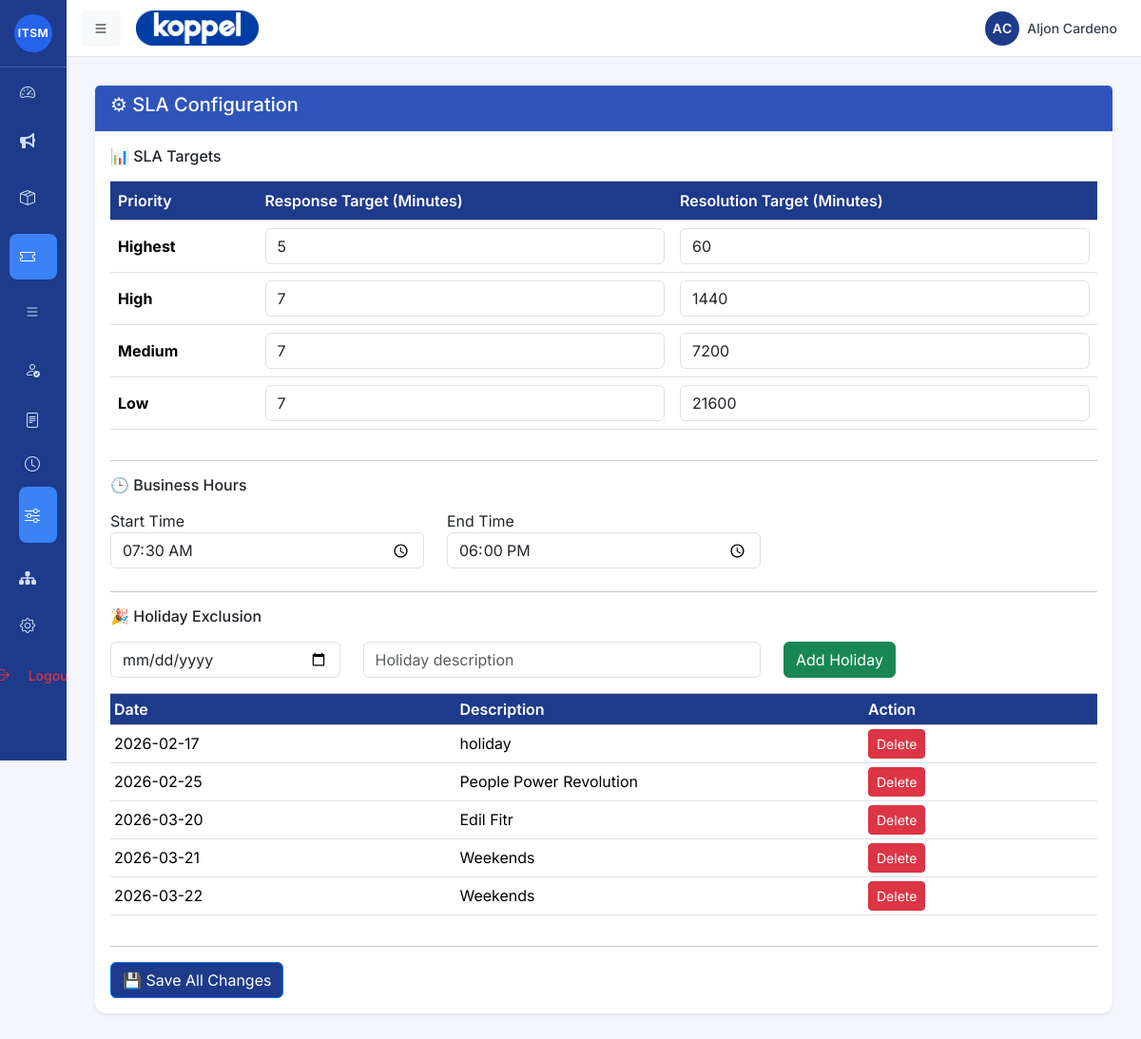
The page /admin/index.php?page=ticket/sla_settings (signed in) on the database as committed earlier.
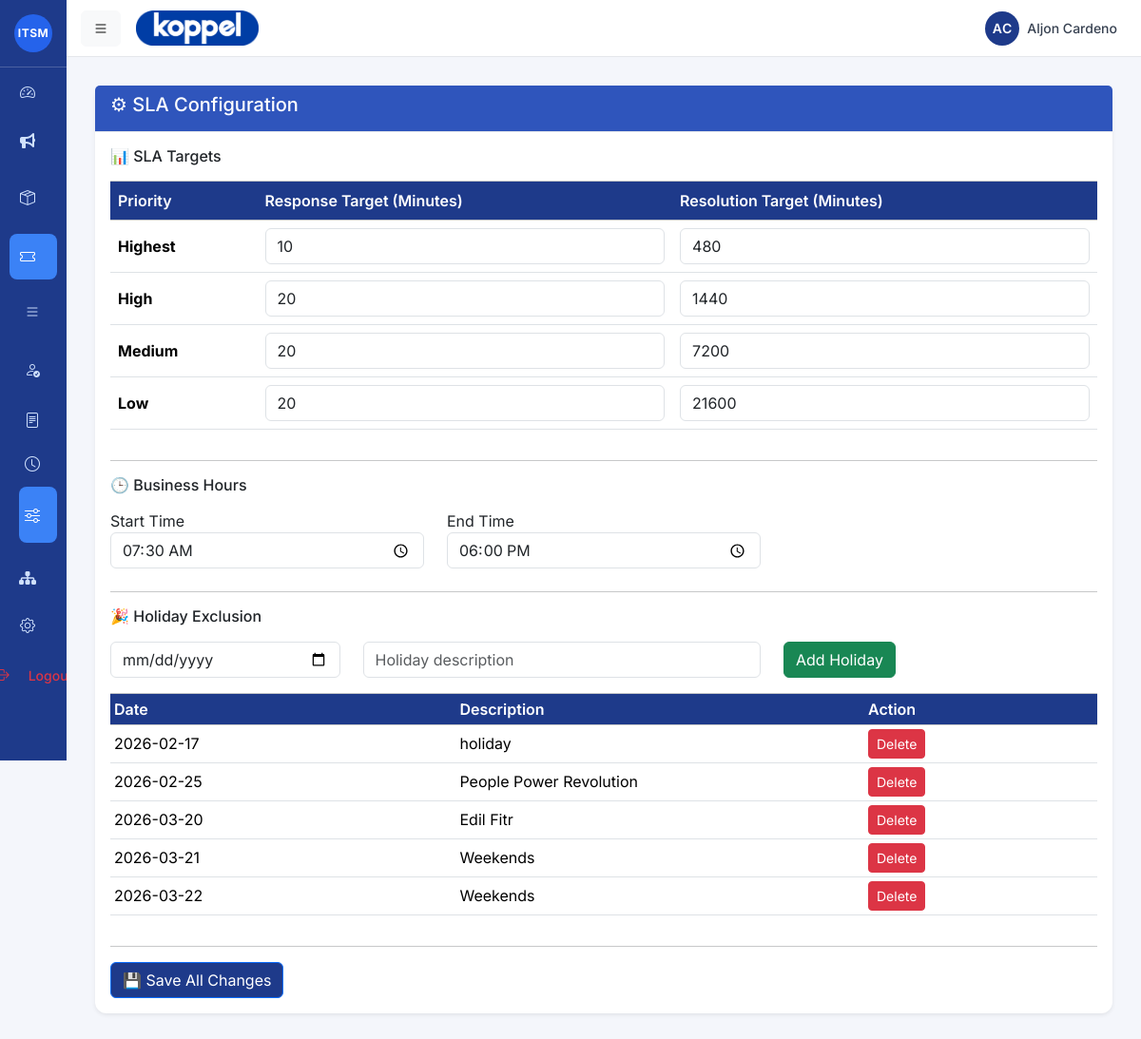
The same page on the database as committed later.
### tables this page shows
CREATE TABLE `sla_settings` (
  `id` int(11) NOT NULL,
  `priority` varchar(50) NOT NULL,
  `response_minutes` int(11) NOT NULL,
  `resolution_minutes` int(11) NOT NULL,
  `updated_at` timestamp NOT NULL DEFAULT current_timestamp() ON UPDATE current_timestamp()
);

### admin/ticket/sla_settings.php (the view, shortened to what this page needs)
<?php
include __DIR__ . '/../../includes/db.php';
$conn->query("
CREATE TABLE IF NOT EXISTS business_hours (
    id INT PRIMARY KEY DEFAULT 1,
    start_time TIME NOT NULL DEFAULT '07:30:00',
    end_time TIME NOT NULL DEFAULT '18:00:00'
)");
$conn->query("
INSERT IGNORE INTO business_hours (id,start_time,end_time)
VALUES (1,'07:30:00','18:00:00')
");
$conn->query("
CREATE TABLE IF NOT EXISTS holidays (
    id INT AUTO_INCREMENT PRIMARY KEY,
    holiday_date DATE NOT NULL UNIQUE,
    description VARCHAR(255) NULL
)");
$slaResult = $conn->query("
SELECT * FROM sla_settings
ORDER BY FIELD(priority,'highest','high','medium','low')
");
$business = $conn->query("SELECT * FROM business_hours WHERE id=1")->fetch_assoc();
$holidayResult = $conn->query("SELECT * FROM holidays ORDER BY holiday_date ASC");
?>
<div class="card shadow-sm mb-4">
<div class="card-header text-white">
<h5>⚙ SLA Configuration</h5>
</div>
<div class="card-body">
<form method="POST">
<h6 class="mb-3">📊 SLA Targets</h6>
<div class="table-responsive">
<table class="table table-bordered align-middle">
<thead class="table-light">
<tr>
<th>Priority</th>
<th>Response Target (Minutes)</th>
<th>Resolution Target (Minutes)</th>
</tr>
</thead>
<tbody>
<?php while ($row = $slaResult->fetch_assoc()): ?>
<tr>
<td><strong><?= ucfirst($row['priority']) ?></strong></td>
<td>
<input type="number"
class="form-control"
name="response[<?= $row['priority'] ?>]"
value="<?= $row['response_minutes'] ?>"
required>
</td>
<td>
<input type="number"
class="form-control"
name="resolution[<?= $row['priority'] ?>]"
value="<?= $row['resolution_minutes'] ?>"
required>
</td>
</tr>
<?php endwhile; ?>
</tbody>
</table>
</div>
<hr>
<h6 class="mb-3">🕒 Business Hours</h6>
<div class="row mb-4">
<div class="col-md-4">
<label>Start Time</label>
<input type="time" name="business_start"
class="form-control"
value="<?= $business['start_time'] ?>">
</div>
<div class="col-md-4">
<label>End Time</label>
<input type="time" name="business_end"
class="form-control"
value="<?= $business['end_time'] ?>">
</div>
</div>
<hr>
<h6 class="mb-3">🎉 Holiday Exclusion</h6>
<div class="row mb-3">
<div class="col-md-3">
<input type="date" name="holiday_date" class="form-control">
</div>
<div class="col-md-5">
<input type="text" name="holiday_desc" class="form-control" placeholder="Holiday description">
</div>
<div class="col-md-2">
<button class="btn btn-success">Add Holiday</button>
</div>
</div>
<div class="table-responsive">
<table class="table table-sm table-bordered">
<thead class="table-light">
<tr>
<th>Date</th>
<th>Description</th>
<th>Action</th>
</tr>
</thead>
<tbody>
<?php while($holiday = $holidayResult->fetch_assoc()): ?>
<tr>
<td><?= $holiday['holiday_date'] ?></td>
<td><?= htmlspecialchars($holiday['description']) ?></td>
<td>
<button name="delete_holiday"
value="<?= $holiday['id'] ?>"
class="btn btn-danger btn-sm">
Delete
</button>
</td>
</tr>
<?php endwhile; ?>
</tbody>
</table>
</div>
<hr>
<button class="btn btn-primary">💾 Save All Changes</button>
</form>
</div>
</div>

Rows that differ between the two databases and show on the page:
changed sla_settings "Highest": response_minutes "5" → "10"; resolution_minutes "60" → "480"
changed sla_settings "High": response_minutes "7" → "20"
changed sla_settings "Medium": response_minutes "7" → "20"
changed sla_settings "Low": response_minutes "7" → "20"
